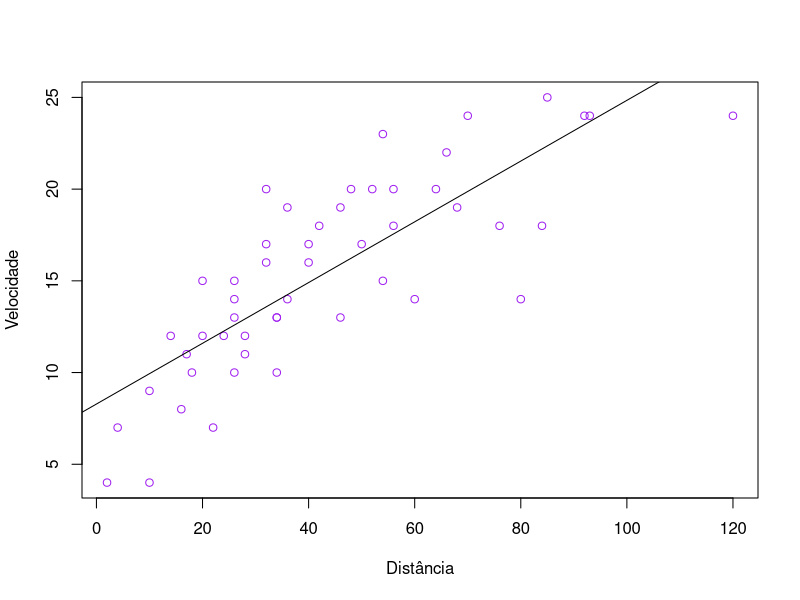

Write the R code that produced this figure.
# Questão 08

# a) Plote um gráfico entre as variáveis distância (eixo X) e velocidade (eixo Y).
plot(cars$dist, cars$speed, type = "p", xlab = "Distância", ylab = "Velocidade", col = "purple")

# b) Faça uma regressão linear considerando Y=f(X)
reg = lm (cars$speed ~ cars$dist, data = cars)
coef1 = coef(reg)
abline(coef1)

# c) Com base na regressão preveja o valor da velocidade para as distâncias 25, 75 e 200.
coef1[1] + coef1[2] * 25 # = 12.4231
coef1[1] + coef1[2] * 70 # = 19.87364 
coef1[1] + coef1[2] * 200 # = 41.39742

# d) Qual dos valores da letra c não é considerado uma boa referência? Justifique em poucas
# palavras.
coef1[1] + coef1[2] * 200 # = 41.39742 não é uma boa referência porque atinge um intervalo não confiável.


